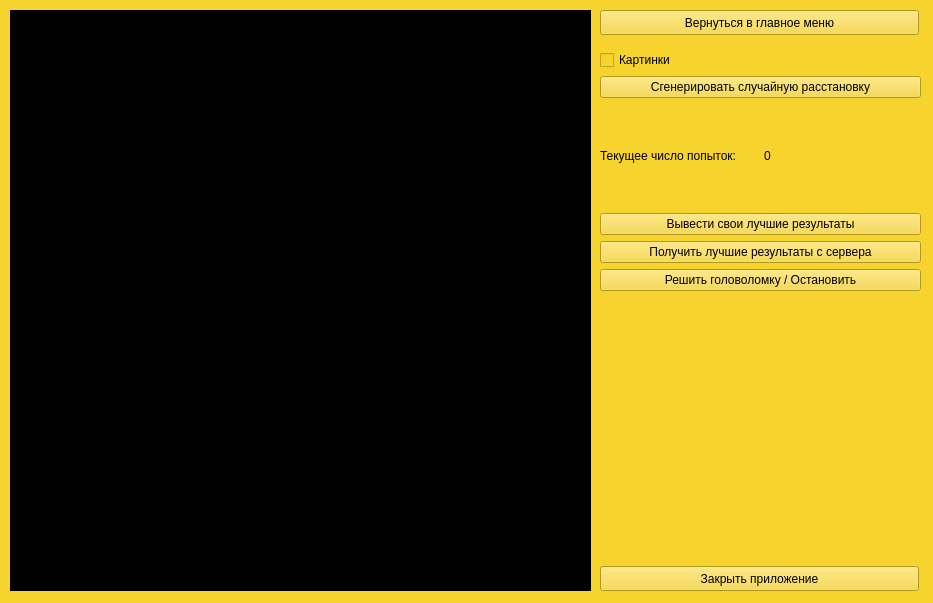
<?xml version="1.0" encoding="UTF-8"?>
<ui version="4.0">
 <class>Puzzle15</class>
 <widget class="QWidget" name="Puzzle15">
  <property name="geometry">
   <rect>
    <x>0</x>
    <y>0</y>
    <width>933</width>
    <height>603</height>
   </rect>
  </property>
  <property name="windowTitle">
   <string>Form</string>
  </property>
  <property name="styleSheet">
   <string notr="true">background-color: rgb(246, 211, 45);</string>
  </property>
  <widget class="QGraphicsView" name="graphicsView">
   <property name="geometry">
    <rect>
     <x>10</x>
     <y>10</y>
     <width>581</width>
     <height>581</height>
    </rect>
   </property>
   <property name="styleSheet">
    <string notr="true">background-color: rgb(0, 0, 0);</string>
   </property>
  </widget>
  <widget class="QWidget" name="layoutWidget">
   <property name="geometry">
    <rect>
     <x>600</x>
     <y>50</y>
     <width>321</width>
     <height>241</height>
    </rect>
   </property>
   <layout class="QVBoxLayout" name="verticalLayout">
    <item>
     <widget class="QCheckBox" name="cbx_picture">
      <property name="styleSheet">
       <string notr="true">color: rgb(0, 0, 0);
background-color: rgb(246, 211, 45);</string>
      </property>
      <property name="text">
       <string>Картинки</string>
      </property>
     </widget>
    </item>
    <item>
     <widget class="QPushButton" name="bnt_generation">
      <property name="acceptDrops">
       <bool>false</bool>
      </property>
      <property name="autoFillBackground">
       <bool>false</bool>
      </property>
      <property name="styleSheet">
       <string notr="true">color: rgb(0, 0, 0);
background-color: rgb(246, 211, 45);</string>
      </property>
      <property name="text">
       <string>Сгенерировать случайную расстановку</string>
      </property>
      <property name="icon">
       <iconset theme="view-refresh"/>
      </property>
     </widget>
    </item>
    <item>
     <layout class="QHBoxLayout" name="horizontalLayout">
      <item>
       <widget class="QLabel" name="lbl_info_attempts">
        <property name="styleSheet">
         <string notr="true">color: rgb(0, 0, 0);
background-color: rgb(246, 211, 45);</string>
        </property>
        <property name="text">
         <string>Текущее число попыток: </string>
        </property>
       </widget>
      </item>
      <item>
       <widget class="QLabel" name="lbl_count_attempts">
        <property name="styleSheet">
         <string notr="true">color: rgb(0, 0, 0);
background-color: rgb(246, 211, 45);</string>
        </property>
        <property name="text">
         <string>0</string>
        </property>
       </widget>
      </item>
     </layout>
    </item>
    <item>
     <widget class="QPushButton" name="bnt_get_my_result">
      <property name="styleSheet">
       <string notr="true">color: rgb(0, 0, 0);
background-color: rgb(246, 211, 45);</string>
      </property>
      <property name="text">
       <string>Вывести свои лучшие результаты</string>
      </property>
      <property name="icon">
       <iconset theme="emblem-documents"/>
      </property>
     </widget>
    </item>
    <item>
     <widget class="QPushButton" name="bnt_servr_result">
      <property name="styleSheet">
       <string notr="true">color: rgb(0, 0, 0);
background-color: rgb(246, 211, 45);</string>
      </property>
      <property name="text">
       <string>Получить лучшие результаты с сервера</string>
      </property>
      <property name="icon">
       <iconset theme="applications-internet"/>
      </property>
     </widget>
    </item>
    <item>
     <widget class="QPushButton" name="bnt_solve">
      <property name="styleSheet">
       <string notr="true">color: rgb(0, 0, 0);
background-color: rgb(246, 211, 45);</string>
      </property>
      <property name="text">
       <string>Решить головоломку / Остановить</string>
      </property>
      <property name="icon">
       <iconset theme="media-playback-start"/>
      </property>
     </widget>
    </item>
   </layout>
  </widget>
  <widget class="QPushButton" name="bnt_goBackToMainMenu">
   <property name="geometry">
    <rect>
     <x>600</x>
     <y>10</y>
     <width>319</width>
     <height>25</height>
    </rect>
   </property>
   <property name="styleSheet">
    <string notr="true">color: rgb(0, 0, 0);
background-color: rgb(246, 211, 45);</string>
   </property>
   <property name="text">
    <string>Вернуться в главное меню</string>
   </property>
   <property name="icon">
    <iconset theme="edit-undo"/>
   </property>
  </widget>
  <widget class="QPushButton" name="bnt_close">
   <property name="geometry">
    <rect>
     <x>600</x>
     <y>566</y>
     <width>319</width>
     <height>25</height>
    </rect>
   </property>
   <property name="styleSheet">
    <string notr="true">color: rgb(0, 0, 0);
background-color: rgb(246, 211, 45);</string>
   </property>
   <property name="text">
    <string>Закрыть приложение</string>
   </property>
   <property name="icon">
    <iconset theme="application-exit"/>
   </property>
  </widget>
  <widget class="QLabel" name="lbl_pixmap">
   <property name="geometry">
    <rect>
     <x>630</x>
     <y>300</y>
     <width>251</width>
     <height>251</height>
    </rect>
   </property>
   <property name="text">
    <string/>
   </property>
  </widget>
 </widget>
 <resources/>
 <connections/>
</ui>
